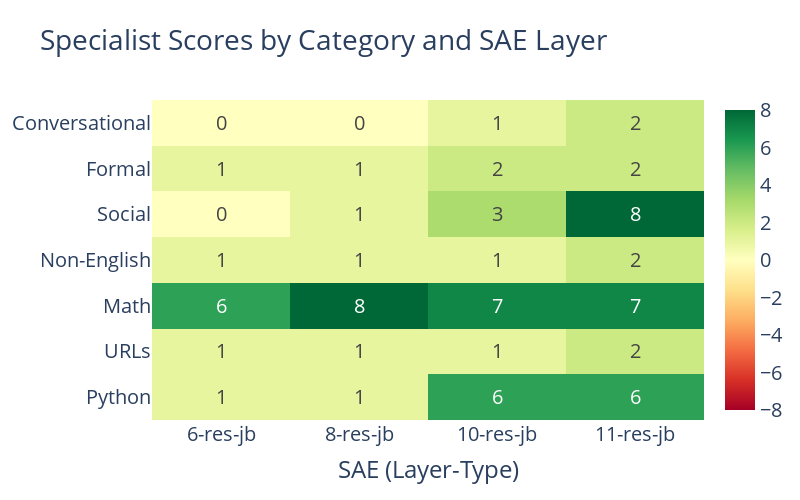
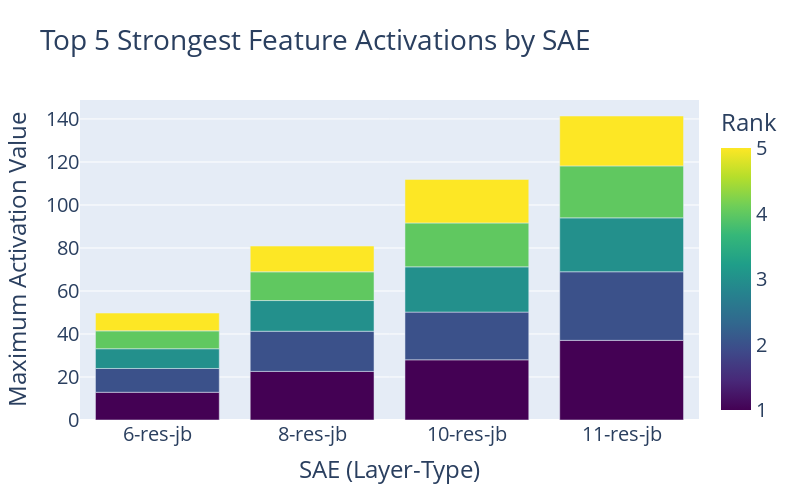
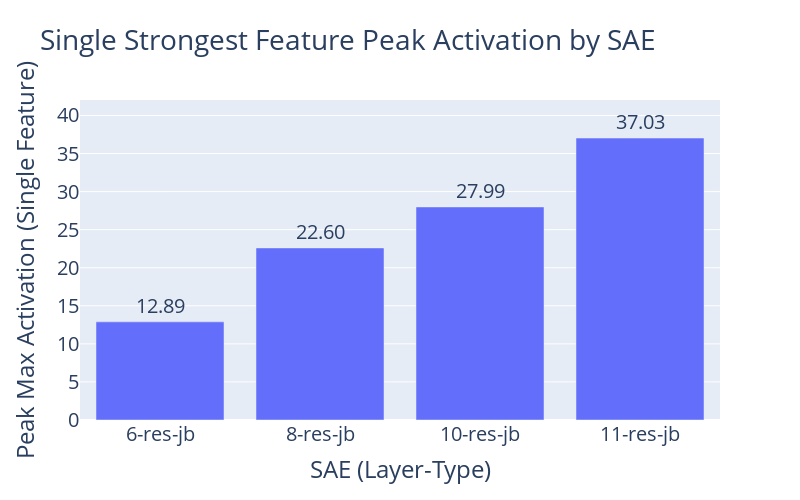
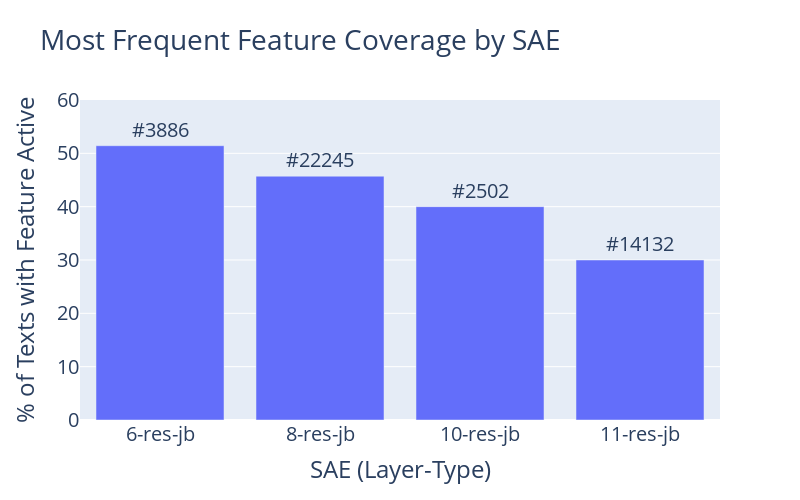

Here is the notebook cell these charts were saved with, in order:
### Code cell
# ============================================================================
# CELL 12: Phase 3 Comparison Heatmaps
# ============================================================================
print("\n📊 Phase 3 Comparison Heatmaps")
print("=" * 70)

# -----------------------------------------------------------------------------
# Heatmap 1: Specialist Scores by Category × SAE
# -----------------------------------------------------------------------------
print("\n1️⃣ Building Specialist Score Heatmap...")

# Build data for heatmap
sae_names = list(results['specialists'].keys())
category_names = list(categories.keys())

# Create matrix of specialist scores
specialist_matrix = []
for cat_name in category_names:
    row = []
    for sae_name in sae_names:
        cat_data = results['specialists'][sae_name].get(cat_name)
        score = cat_data['score'] if cat_data else 0
        row.append(score)
    specialist_matrix.append(row)

# Create heatmap
fig1 = go.Figure(data=go.Heatmap(
    z=specialist_matrix,
    x=sae_names,
    y=category_names,
    colorscale='RdYlGn',  # Red (negative) -> Yellow (zero) -> Green (positive)
    zmid=0,  # Center color scale at 0
    text=[[f"{val}" for val in row] for row in specialist_matrix],
    texttemplate="%{text}",
    textfont={"size": 20},
    hovertemplate="SAE: %{x}<br>Category: %{y}<br>Specialist Score: %{z}<extra></extra>",
    colorbar=dict(
        tickfont=dict(size=20)
    )
))

fig1.update_layout(
    title={
        'text': 'Specialist Scores by Category and SAE Layer',
        'font': {'size': 28}
    },
    xaxis_title='SAE (Layer-Type)',
    xaxis_title_font={'size': 24},
    yaxis_title_font={'size': 24},
    xaxis_tickfont={'size': 20},
    yaxis_tickfont={'size': 20},
    height=500,
    width=800
)

fig1.show()

# -----------------------------------------------------------------------------
# Heatmap 2: Strongest Feature Max Activation by SAE
# -----------------------------------------------------------------------------
print("\n2️⃣ Building Strongest Activation Comparison...")

# For each SAE, get top 5 strongest features and their max activations
strongest_data = []
for sae_name in sae_names:
    sae_obj = loaded_saes[sae_name]['sae']
    hook_point = loaded_saes[sae_name]['config']['hook_point']
    features_tensor = extract_features(texts, sae_obj, hook_point)
    
    max_activations = features_tensor.max(dim=0)
    top_5 = max_activations.values.topk(5)
    
    for rank, (max_val, feat_idx) in enumerate(zip(top_5.values, top_5.indices), 1):
        strongest_data.append({
            'SAE': sae_name,
            'Rank': rank,
            'Feature': f"#{feat_idx.item()}",
            'Max Activation': max_val.item()
        })

df_strongest = pd.DataFrame(strongest_data)

# Create grouped bar chart
fig2 = px.bar(
    df_strongest, 
    x='SAE', 
    y='Max Activation', 
    color='Rank',
    barmode='group',
    title='Top 5 Strongest Feature Activations by SAE',
    hover_data=['Feature'],
    color_continuous_scale='Viridis'
)

fig2.update_layout(
    title={'font': {'size': 28}},
    height=500,
    width=800,
    xaxis_title='SAE (Layer-Type)',
    yaxis_title='Maximum Activation Value',
    xaxis_title_font={'size': 24},
    yaxis_title_font={'size': 24},
    xaxis_tickfont={'size': 20},
    yaxis_tickfont={'size': 20},
    coloraxis_colorbar=dict(tickfont=dict(size=20))
)

fig2.show()




# -----------------------------------------------------------------------------
# NEW VISUAL: Single strongest feature (rank=1) max activation by SAE
# -----------------------------------------------------------------------------
print("\n2️⃣b Building SINGLE-PEAK Strongest Activation Chart...")

# Keep only the single strongest feature per SAE (Rank 1)
df_peak = df_strongest[df_strongest["Rank"] == 1].copy()

# Preserve SAE ordering
df_peak["SAE"] = pd.Categorical(df_peak["SAE"], categories=sae_names, ordered=True)
df_peak = df_peak.sort_values("SAE")

fig2b = px.bar(
    df_peak,
    x="SAE",
    y="Max Activation",
    title="Single Strongest Feature Peak Activation by SAE",
    text=df_peak["Max Activation"].map(lambda x: f"{x:.2f}"),
    hover_data=["Feature"],
)

# Match text styling used elsewhere
fig2b.update_traces(
    textposition="outside",
    textfont=dict(size=20)
)

# Add headroom so labels are not clipped
y_max = df_peak["Max Activation"].max() + 5

# Match layout/font sizing used across other figures
fig2b.update_layout(
    title={'font': {'size': 28}},
    height=500,
    width=800,
    xaxis_title='SAE (Layer-Type)',
    yaxis_title='Peak Max Activation (Single Feature)',
    xaxis_title_font={'size': 24},
    yaxis_title_font={'size': 24},
    xaxis_tickfont={'size': 20},
    yaxis_tickfont={'size': 20},
    yaxis=dict(range=[0, y_max]),
)

fig2b.show()









# -----------------------------------------------------------------------------
# Heatmap 3: Feature Frequency Comparison (Most Frequent Feature per SAE)
# -----------------------------------------------------------------------------
print("\n3️⃣ Building Feature Frequency Comparison...")

frequency_data = []
for sae_name in sae_names:
    freq_result = results['most_frequent'][sae_name]
    frequency_data.append({
        'SAE': sae_name,
        'Feature': f"#{freq_result['feature_idx']}",
        'Texts Active': freq_result['value'],
        'Percentage': (freq_result['value'] / 70) * 100
    })

df_frequency = pd.DataFrame(frequency_data)

fig3 = px.bar(
    df_frequency,
    x='SAE',
    y='Percentage',
    title='Most Frequent Feature Coverage by SAE',
    text='Feature',
)

# Make all bars the same color (match Figure 2b)
fig3.update_traces(
    marker_color='rgb(99,110,250)',  # Plotly default blue (used in fig2b)
    textposition='outside',
    textfont=dict(size=20)
)

fig3.update_layout(
    title={'font': {'size': 28}},
    height=500,
    width=800,
    xaxis_title='SAE (Layer-Type)',
    yaxis_title='% of Texts with Feature Active',
    xaxis_title_font={'size': 24},
    yaxis_title_font={'size': 24},
    xaxis_tickfont={'size': 20},
    yaxis_tickfont={'size': 20},
    yaxis=dict(range=[0, 60]),
    showlegend=False  # Explicitly remove legend
)

fig3.show()


# -----------------------------------------------------------------------------
# Heatmap 4: Category Specialist Count Progression Across Layers
# -----------------------------------------------------------------------------
print("\n4️⃣ Building Layer Progression Analysis...")

# Count specialists per SAE
specialist_counts = []
for sae_name in sae_names:
    count = sum(1 for cat_data in results['specialists'][sae_name].values() 
                if cat_data and cat_data['score'] > 0)
    # Extract layer number from SAE name (e.g., "6-res-jb" -> 6)
    layer = int(sae_name.split('-')[0])
    specialist_counts.append({
        'SAE': sae_name,
        'Layer': layer,
        'Specialist Count': count,
        'Percentage': (count / 7) * 100
    })

df_progression = pd.DataFrame(specialist_counts)

fig4 = px.line(
    df_progression,
    x='Layer',
    y='Specialist Count',
    markers=True,
    title='Category Specialist Discovery by Layer Depth',
    text='Specialist Count'
)

fig4.update_traces(
    textposition='top center',
    textfont=dict(size=20),
    line=dict(width=3),
    marker=dict(size=12)
)

fig4.add_hline(y=7, line_dash="dash", line_color="green", 
               annotation_text="All 7", annotation_position="right",
               annotation_font=dict(size=20))

fig4.update_layout(
    title={'font': {'size': 28}},
    height=500,
    width=800,
    xaxis_title='Layer Depth',
    yaxis_title='Category Specialists Found',
    xaxis_title_font={'size': 24},
    yaxis_title_font={'size': 24},
    xaxis_tickfont={'size': 20},
    yaxis_tickfont={'size': 20},
    yaxis=dict(range=[0, 8])
)

fig4.show()

# -----------------------------------------------------------------------------
# Summary Statistics
# -----------------------------------------------------------------------------
print("\n" + "=" * 70)
print("📈 HEATMAP INSIGHTS")
print("=" * 70)

# Find which categories have specialists across ALL SAEs vs only some
always_specialist = []
sometimes_specialist = []
never_specialist = []

for cat_name in category_names:
    scores = [results['specialists'][sae_name][cat_name]['score'] 
              for sae_name in sae_names 
              if results['specialists'][sae_name].get(cat_name)]
    
    positive_count = sum(1 for s in scores if s > 0)
    
    if positive_count == len(sae_names):
        always_specialist.append(cat_name)
    elif positive_count == 0:
        never_specialist.append(cat_name)
    else:
        sometimes_specialist.append((cat_name, positive_count))

print(f"\n✅ Categories with specialists in ALL SAEs ({len(always_specialist)}):")
for cat in always_specialist:
    print(f"   • {cat}")

print(f"\n⚠️ Categories with specialists in SOME SAEs ({len(sometimes_specialist)}):")
for cat, count in sometimes_specialist:
    print(f"   • {cat}: {count}/{len(sae_names)} SAEs")

print(f"\n❌ Categories with NO specialists in any SAE ({len(never_specialist)}):")
for cat in never_specialist:
    print(f"   • {cat}")

# Best category per SAE (highest specialist score)
print(f"\n🏆 Best Specialist Category per SAE:")
for sae_name in sae_names:
    best_cat = max(results['specialists'][sae_name].items(), 
                   key=lambda x: x[1]['score'] if x[1] else -999)
    print(f"   • {sae_name}: {best_cat[0]} (score: {best_cat[1]['score']})")

print("\n" + "=" * 70)

### Figure 1 — Plotly figure (JSON) as saved in the notebook; plotly's stock layout.template omitted (floating-point values rounded to 4 significant figures)
{"data": [{"colorbar": {"tickfont": {"size": 20}}, "colorscale": [[0, "rgb(165,0,38)"], [0.1, "rgb(215,48,39)"], [0.2, "rgb(244,109,67)"], [0.3, "rgb(253,174,97)"], [0.4, "rgb(254,224,139)"], [0.5, "rgb(255,255,191)"], [0.6, "rgb(217,239,139)"], [0.7, "rgb(166,217,106)"], [0.8, "rgb(102,189,99)"], [0.9, "rgb(26,152,80)"], [1, "rgb(0,104,55)"]], "hovertemplate": "SAE: %{x}<br>Category: %{y}<br>Specialist Score: %{z}<extra></extra>", "text": [["1", "1", "6", "6"], ["1", "1", "1", "2"], ["6", "8", "7", "7"], ["1", "1", "1", "2"], ["0", "1", "3", "8"], ["1", "1", "2", "2"], ["0", "0", "1", "2"]], "textfont": {"size": 20}, "texttemplate": "%{text}", "type": "heatmap", "x": ["6-res-jb", "8-res-jb", "10-res-jb", "11-res-jb"], "y": ["Python", "URLs", "Math", "Non-English", "Social", "Formal", "Conversational"], "z": [[1, 1, 6, 6], [1, 1, 1, 2], [6, 8, 7, 7], [1, 1, 1, 2], [0, 1, 3, 8], [1, 1, 2, 2], [0, 0, 1, 2]], "zmid": 0}], "layout": {"height": 500, "title": {"font": {"size": 28}, "text": "Specialist Scores by Category and SAE Layer"}, "width": 800, "xaxis": {"tickfont": {"size": 20}, "title": {"font": {"size": 24}, "text": "SAE (Layer-Type)"}}, "yaxis": {"tickfont": {"size": 20}, "title": {"font": {"size": 24}}}}}

### Figure 2 — Plotly figure (JSON) as saved in the notebook; plotly's stock layout.template omitted (floating-point values rounded to 4 significant figures)
{"data": [{"alignmentgroup": "True", "customdata": [["#2351"], ["#20066"], ["#20543"], ["#15609"], ["#13955"], ["#17337"], ["#5710"], ["#13670"], ["#13099"], ["#10516"], ["#14455"], ["#2401"], ["#1303"], ["#21564"], ["#3324"], ["#9590"], ["#19010"], ["#5717"], ["#19068"], ["#4826"]], "hovertemplate": "SAE=%{x}<br>Max Activation=%{y}<br>Feature=%{customdata[0]}<br>Rank=%{marker.color}<extra></extra>", "legendgroup": "", "marker": {"color": [1, 2, 3, 4, 5, 1, 2, 3, 4, 5, 1, 2, 3, 4, 5, 1, 2, 3, 4, 5], "coloraxis": "coloraxis", "pattern": {"shape": ""}}, "name": "", "offsetgroup": "", "orientation": "v", "showlegend": false, "textposition": "auto", "type": "bar", "x": ["6-res-jb", "6-res-jb", "6-res-jb", "6-res-jb", "6-res-jb", "8-res-jb", "8-res-jb", "8-res-jb", "8-res-jb", "8-res-jb", "10-res-jb", "10-res-jb", "10-res-jb", "10-res-jb", "10-res-jb", "11-res-jb", "11-res-jb", "11-res-jb", "11-res-jb", "11-res-jb"], "xaxis": "x", "y": [12.89, 11.07, 9.186, 8.301, 8.293, 22.6, 18.68, 14.27, 13.36, 11.99, 27.99, 22.2, 21.05, 20.4, 20.25, 37.03, 31.91, 25.07, 24.17, 23.2], "yaxis": "y"}], "layout": {"barmode": "group", "coloraxis": {"colorbar": {"tickfont": {"size": 20}, "title": {"text": "Rank"}}, "colorscale": [[0, "#440154"], [0.1111, "#482878"], [0.2222, "#3e4989"], [0.3333, "#31688e"], [0.4444, "#26828e"], [0.5556, "#1f9e89"], [0.6667, "#35b779"], [0.7778, "#6ece58"], [0.8889, "#b5de2b"], [1, "#fde725"]]}, "height": 500, "legend": {"tracegroupgap": 0}, "title": {"font": {"size": 28}, "text": "Top 5 Strongest Feature Activations by SAE"}, "width": 800, "xaxis": {"anchor": "y", "domain": [0, 1], "tickfont": {"size": 20}, "title": {"font": {"size": 24}, "text": "SAE (Layer-Type)"}}, "yaxis": {"anchor": "x", "domain": [0, 1], "tickfont": {"size": 20}, "title": {"font": {"size": 24}, "text": "Maximum Activation Value"}}}}

### Figure 3 — Plotly figure (JSON) as saved in the notebook; plotly's stock layout.template omitted (floating-point values rounded to 4 significant figures)
{"data": [{"customdata": [["#2351"], ["#17337"], ["#14455"], ["#9590"]], "hovertemplate": "SAE=%{x}<br>Max Activation=%{y}<br>text=%{text}<br>Feature=%{customdata[0]}<extra></extra>", "legendgroup": "", "marker": {"color": "#636efa", "pattern": {"shape": ""}}, "name": "", "orientation": "v", "showlegend": false, "text": ["12.89", "22.60", "27.99", "37.03"], "textfont": {"size": 20}, "textposition": "outside", "type": "bar", "x": ["6-res-jb", "8-res-jb", "10-res-jb", "11-res-jb"], "xaxis": "x", "y": [12.89, 22.6, 27.99, 37.03], "yaxis": "y"}], "layout": {"barmode": "relative", "height": 500, "legend": {"tracegroupgap": 0}, "title": {"font": {"size": 28}, "text": "Single Strongest Feature Peak Activation by SAE"}, "width": 800, "xaxis": {"anchor": "y", "domain": [0, 1], "tickfont": {"size": 20}, "title": {"font": {"size": 24}, "text": "SAE (Layer-Type)"}}, "yaxis": {"anchor": "x", "domain": [0, 1], "range": [0, 42.03], "tickfont": {"size": 20}, "title": {"font": {"size": 24}, "text": "Peak Max Activation (Single Feature)"}}}}

### Figure 4 — Plotly figure (JSON) as saved in the notebook; plotly's stock layout.template omitted (floating-point values rounded to 4 significant figures)
{"data": [{"hovertemplate": "SAE=%{x}<br>Percentage=%{y}<br>Feature=%{text}<extra></extra>", "legendgroup": "", "marker": {"color": "rgb(99,110,250)", "pattern": {"shape": ""}}, "name": "", "orientation": "v", "showlegend": false, "text": ["#3886", "#22245", "#2502", "#14132"], "textfont": {"size": 20}, "textposition": "outside", "type": "bar", "x": ["6-res-jb", "8-res-jb", "10-res-jb", "11-res-jb"], "xaxis": "x", "y": [51.43, 45.71, 40.0, 30.0], "yaxis": "y"}], "layout": {"barmode": "relative", "height": 500, "legend": {"tracegroupgap": 0}, "showlegend": false, "title": {"font": {"size": 28}, "text": "Most Frequent Feature Coverage by SAE"}, "width": 800, "xaxis": {"anchor": "y", "domain": [0, 1], "tickfont": {"size": 20}, "title": {"font": {"size": 24}, "text": "SAE (Layer-Type)"}}, "yaxis": {"anchor": "x", "domain": [0, 1], "range": [0, 60], "tickfont": {"size": 20}, "title": {"font": {"size": 24}, "text": "% of Texts with Feature Active"}}}}
